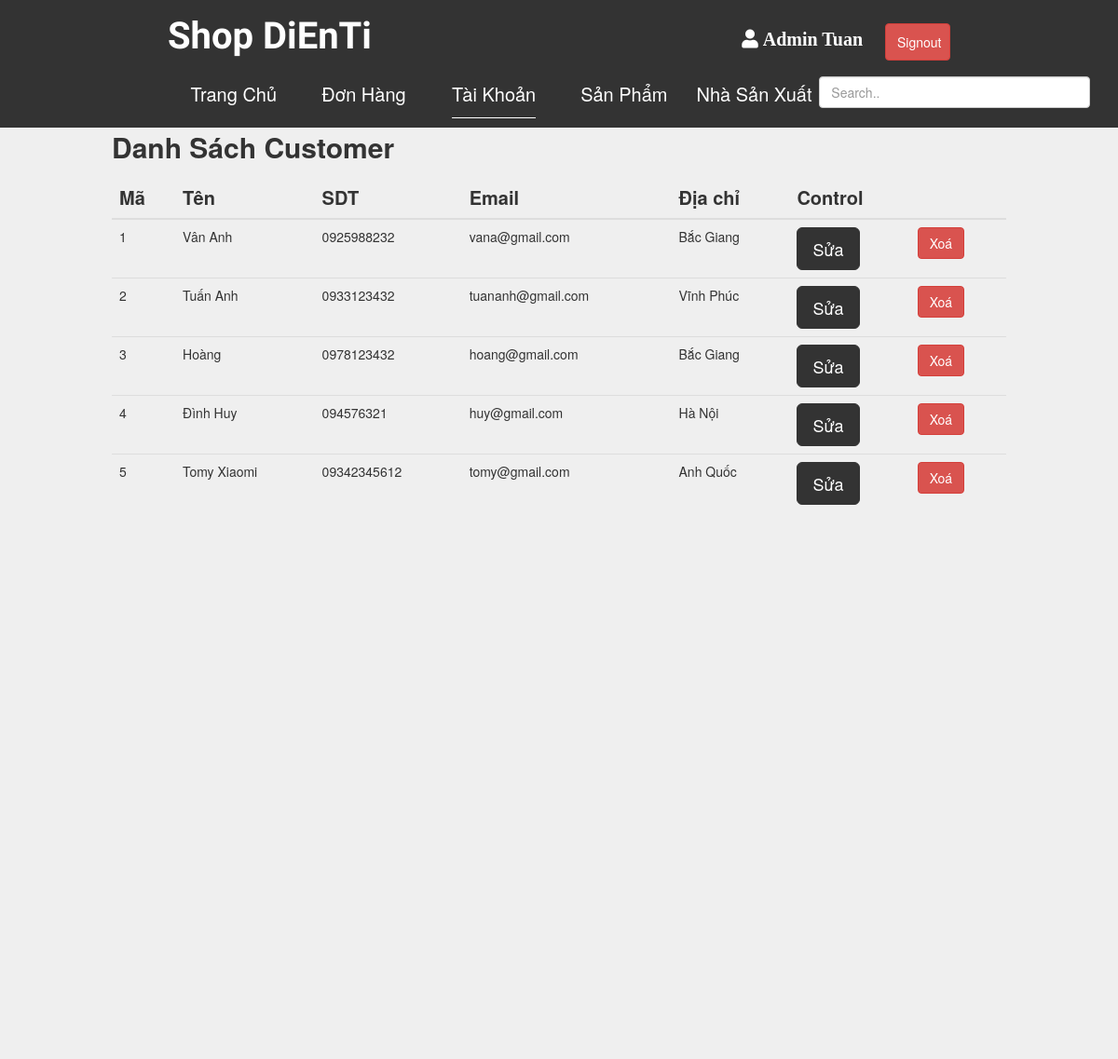
The page /admin/customer/index.php on the database its author committed.
### tables this page shows
CREATE TABLE `customer` (
  `id` int(11) NOT NULL,
  `name` varchar(50) NOT NULL,
  `phone` char(15) NOT NULL,
  `email` char(50) NOT NULL,
  `address` text NOT NULL,
  `password` char(20) NOT NULL
);

### admin/customer/index.php (the view, shortened to what this page needs)
<!DOCTYPE html>
<html lang="en">
<head>
    <link rel="stylesheet" href="https://maxcdn.bootstrapcdn.com/bootstrap/3.4.1/css/bootstrap.min.css">
    <link rel="stylesheet" href="https://cdnjs.cloudflare.com/ajax/libs/font-awesome/5.15.4/css/all.min.css" />
    <link rel="stylesheet" href="../../css/style.css">
</head>
<body>
    <div class="app-admin">
        <div class="header" style="background-color: #333;">
            <div class="header-top">
                <div class="logo">
                    <a href="#">Shop DiEnTi</a>
                </div>
                <div class="header-right">
                    <span><a href=""><i class="fas fa-user" style='font-size:20px'> Admin Tuan</i></a></span>
                    <button type="button" class="btn btn-danger">Signout</button>
                </div>
            </div>
            <div class="navbar">
                <ul>
                    <li><a href="../index.php">Trang Chủ</a></li>
                    <li><a href="../oders/index.php">Đơn Hàng</a></li>
                    <li><a href="#" class="active">Tài Khoản</a></li>
                    <li><a href="../product/index.php">Sản Phẩm</a></li>
                    <li><a href="../manufacture/index.php">Nhà Sản Xuất</a></li>
                    <li>
                        <div class="search">
                            <form action="" method="get">
                                <input class="form-control" id="myInput" type="text" placeholder="Search..">
                            </form>
                        </div>
                    </li>
                </ul>
            </div>
        </div>
        <div class="content" style="height:1000px;">
            <div class="products">
                <p style="font-size: 30px; font-weight: bold;">Danh Sách Customer</p>
                <p style="font-size: 20px; font-weight: bold;">
                <div class="table-responsive">
                    <table class="table">
                        <thead>
                            <tr>
                                <th>Mã</th>
                                <th>Tên</th>
                                <th>SDT</th>
                                <th>Email</th>
                                <th>Địa chỉ</th>
                                <th colspan="2">Control</th>
                            </tr>
                        </thead>
                        <tbody>
                            <?php
                            include '../connect.php';
                            $sql = "select * from customer";
                            $result = mysqli_query($con, $sql);
                            foreach ($result as $each) { ?>
                                <tr>
                                    <td><?php echo $each['id']; ?></td>
                                    <td id="name"><?php echo $each['name']; ?></td>
                                    <td><?php echo $each['phone']; ?></td>
                                    <td><?php echo $each['email']; ?></td>
                                    <td><?php echo $each['address']; ?></td>
                                    <td>
                                        <button type="button" class="btn btn-info btn-lg" id="btn-edit" style="background-color: #333;border-color: #333; " data-id="<?php echo $each['id'] ?>" data-toggle="modal" data-target="#ModalEdit">Sửa</button>
                                    </td>
                                    <td>
                                        <button id="btn-delete" class="btn btn-danger" data-id="<?php echo $each['id'] ?>">Xoá</button>
                                    </td>
                                </tr>
                            <?php } ?>
                        </tbody>
                    </table>
                </div>
            </div>
        </div>
    </div>
</body>
</html>

### css/style.css (style rules this page uses)
* { margin: 0px; padding: 0px; box-sizing: border-box; }
a { color: white; }
html { font-family: Helvetica, Arial, sans-serif; }
.header { width: 100%; }
.header-top { width: 70%; margin: auto; display: flex; justify-content: space-between; }
.header-right { padding-top: 10px; line-height: 63px; }
.header-right>button { margin-left: 20px; height: 40px; width: 70px; }
.header-right>span { display: inline-block; text-align: center; height: 100%; }
.header-right span a { display: block; color: #333; }
.header-right span a i { line-height: 63px; font-weight: bold; color: white; }
.logo { padding-top: 10px; font-family: 'Sonsie One', cursive; font-weight: bold; font-size: 40px; }
.logo a { color: white; text-decoration: none; }
.navbar { width: 70%; margin: auto; }
.navbar ul { list-style-type: none; display: flex; justify-content: center; }
.navbar ul li { text-align: center; width: 150px; height: 50px; float: left; }
.navbar ul li a { line-height: 50px; display: inline-block; text-decoration: none; font-size: 20px; font-weight: 540; color: white; }
.content { width: 100%; background-color: #eeee; }
.products, .app-admin { width: 100%; }
.search { width: 208%; }
.search>form { margin-top: 2%; display: flex; }
.active { border-bottom: 1px solid #ffff; }
.products { width: 80%; margin: auto; }
th { font-size: 20px; }

### rows shown on the page
customer: id "1", name "Vân Anh", phone "0925988232", email "vana@gmail.com", address "Bắc Giang"
customer: id "2", name "Tuấn Anh", phone "0933123432", email "tuananh@gmail.com", address "Vĩnh Phúc"
customer: id "3", name "Hoàng", phone "0978123432", email "hoang@gmail.com", address "Bắc Giang"
customer: id "4", name "Đình Huy", phone "094576321", email "huy@gmail.com", address "Hà Nội"
customer: id "5", name "Tomy Xiaomi", phone "09342345612", email "tomy@gmail.com", address "Anh Quốc"
